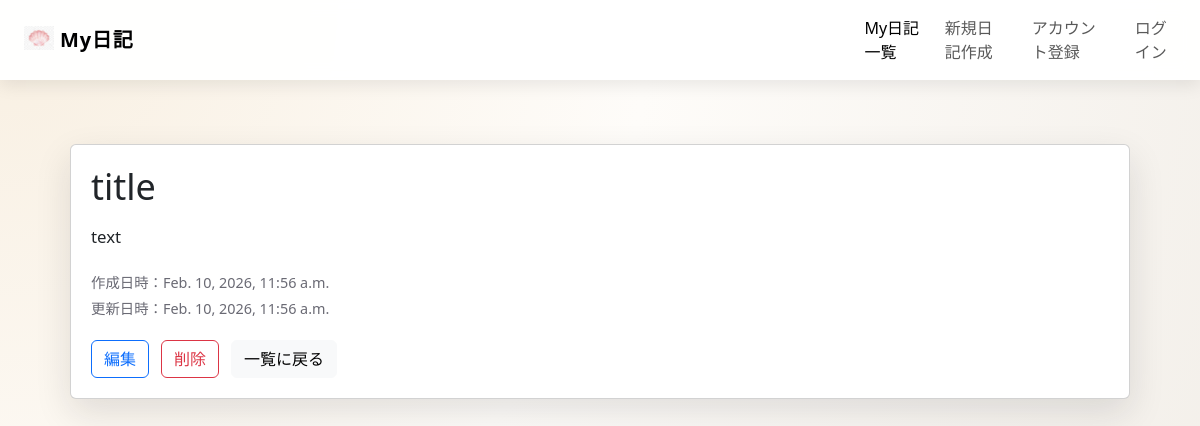
The app's page /diary/10/ with its own data.
### diary/models.py (models this page shows, shortened)
class Diary(models.Model):
    user = models.ForeignKey(settings.AUTH_USER_MODEL, on_delete=models.CASCADE, related_name='diaries')
    title = models.CharField(max_length=200)
    content = models.TextField()
    created_at = models.DateTimeField(auto_now_add=True)
    updated_at = models.DateTimeField(auto_now=True)
    is_public = models.BooleanField(default=False)
    class Meta:
        verbose_name = '日記のデータ'

### diary/views.py (the view)
# urls.py: path('diary/<int:pk>/', views.DiaryDetailView.as_view(), name='diary-detail'),
class DiaryDetailView(DetailView):
    template_name = 'diary/diary_detail.html'
    model = Diary
    def get_queryset(self):
        if self.request.user.is_authenticated:
            return Diary.objects.filter(Q(is_public=True) | Q(user=self.request.user))
        return Diary.objects.filter(is_public=True)

### diary/templates/diary/diary_detail.html (shortened to what this page needs)
{% extends 'base.html' %}
{% block content %}
    <section class="page-section">
        <article class="card diary-detail-card">
            <h1 class="detail-title">{{ diary.title }}</h1>
            <p class="detail-content">{{ diary.content }}</p>
            <div class="card-meta">
                <span>作成日時：{{ diary.created_at }}</span>
                <span>更新日時：{{ diary.updated_at }}</span>
            </div>
            <div class="action-row">
                <a href="{% url 'diary-update' diary.pk %}" class="btn btn-outline-primary">編集</a>
                <a href="{% url 'diary-delete' diary.pk %}" class="btn btn-outline-danger">削除</a>
                <a href="{% url 'diary-list' %}" class="btn btn-light">一覧に戻る</a>
            </div>
        </article>
    </section>
{% endblock %}

### static/css/base.css (style rules this page uses)
* { margin: 0; padding: 0; box-sizing: border-box; }
:root { --ink: #1f1f24; --muted: #6a6a74; --accent: #2f6f6a; --accent-strong: #1f5a55; --accent-warm: #d0a353; --paper: #fbf7f0; --card: #ffffff; --line: #e4ddcf; --shadow: 0 14px 36px rgba(27, 27, 35, 0.12); --radius: 16px; }
body { font-family: "Klee One", "Shippori Mincho", "Hiragino Mincho ProN", "Yu Mincho", serif; color: var(--ink); background: radial-gradient(circle at top left, #f8efe1, #fefcf9 45%, #f1ede7); min-height: 100vh; }
a { color: inherit; text-decoration: none; }
.page-section { margin-top: 24px; }
.card { background: var(--card); border-radius: var(--radius); padding: 20px; box-shadow: var(--shadow); border: 1px solid var(--line); }
.card-meta { color: var(--muted); font-size: 0.9rem; display: flex; flex-direction: column; gap: 4px; }
.detail-title { font-size: clamp(2rem, 3vw, 2.6rem); margin-bottom: 14px; }
.detail-content { font-size: 1.05rem; line-height: 1.8; margin-bottom: 20px; }
.action-row { display: flex; flex-wrap: wrap; gap: 12px; margin-top: 20px; }
.btn-outline-primary { border-color: var(--accent); color: var(--accent); }
.btn-light { border: 1px solid var(--line); }

### records on screen
Diary: title "title", content "text", created_at "Feb. 10, 2026, 11:56 a.m.", updated_at "Feb. 10, 2026, 11:56 a.m."
